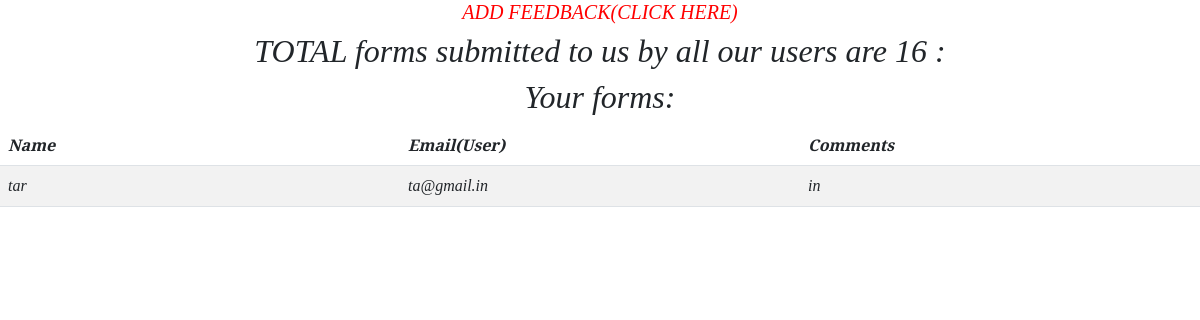
The app's page /feed/ (signed in), older data.
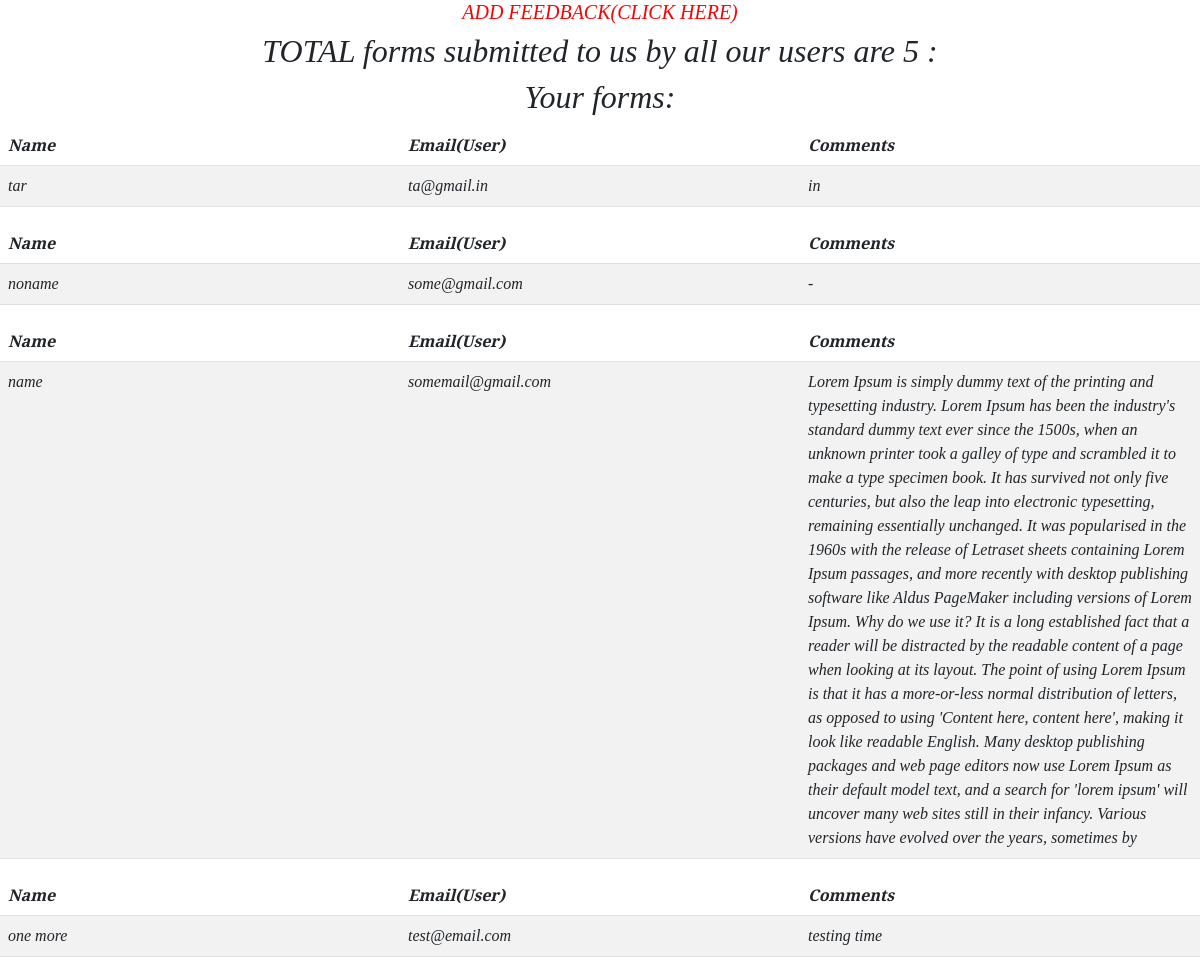
The same page, newer data.
### app/models.py (models this page shows, shortened)
class Feedback(models.Model):
    user=models.ForeignKey(User,on_delete=models.CASCADE,null=True,blank=True)
    name=models.CharField(max_length=100)
    email=models.EmailField()
    Comments=models.TextField()

### app/views.py (the view)
# urls.py: path('feed/',FeedListView.as_view(),name='feed'),
class FeedListView(LoginRequiredMixin,ListView):
    model=Feedback
    context_object_name='feed'

### app/templates/app/feedback_list.html (shortened to what this page needs)
<!DOCTYPE html>
<html>
    <head>
        <link rel="stylesheet" href="../static/app/style.css">
        <link href="https://cdn.jsdelivr.net/npm/bootstrap@5.2.2/dist/css/bootstrap.min.css" rel="stylesheet">
        {% load static %}
    </head>
    <body >
        <center><h5><a href="/" style="text-decoration:none;color:red">ADD FEEDBACK(CLICK HERE)</a></h5></center>
        <center><h2>TOTAL  forms submitted to us by all our users are  {{object_list.count}}  :</h2></center>
        <center><h2>Your forms:</h2></center>
      {% for task in object_list %}
       {% if user == task.user %}
     <div class="table-responsive">
      <table class="table table-striped table-fixed">
        <thead>
          <tr>
            <th style="width:28%">Name</th>
            <th style="width:28%">Email(User)</th>
            <th style="width:28%">Comments</th>
          </tr>
        </thead>
        <tbody>
            <tr>
              <td style="width:28%">{{task.name}}</td>
              <td style="width:28%">{{task.email}}</td>
              <td style="width:28%">{{task.Comments}}</td>
            </tr>
        </tbody>
    </table>
</div>
        {% endif %}
        {% empty %}
        <h6>No items in list</h6>
        {% endfor %}
    </body>
</html>

### app/templates/app/feedback_list.html (style rules this page uses)
body { animation: example 1.5s; animation-iteration-count: infinite; font-family: 'Merriweather'; font-style: italic; font-weight: 400; font-display: swap; }

Row changes from the older to the newer data that the page shows:
added Feedback: name "noname", email "some@gmail.com", Comments "-"
added Feedback: name "name", email "somemail@gmail.com", Comments "Lorem Ipsum is simply dummy text of the printing and typesetting industry. Lorem Ipsum has been the industry's standard dummy text ever since the 1500s, when an unknown printer took a galley of type and scrambled it to make a type specimen book. It has survived not only five centuries, but also the leap into electronic typesetting, remaining essentially unchanged. It was popularised in the 1960s with the release of Letraset sheets containing Lorem Ipsum passages, and more recently with desktop publishing software like Aldus PageMaker including versions of Lorem Ipsum. Why do we use it? It is a long established fact that a reader will be distracted by the readable content of a page when…"
added Feedback: name "one more", email "test@email.com", Comments "testing time"
Text that changed along with them:
{{ object_list.count }}: "16" → "5"
